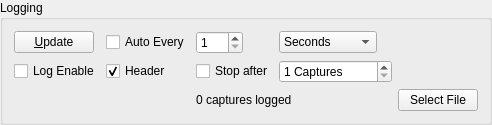
           <widget class="QGroupBox" name="groupBox_3">
            <property name="title">
             <string>Logging</string>
            </property>
            <layout class="QGridLayout" name="gridLayout_5">
             <item row="0" column="0">
              <widget class="QPushButton" name="measUpdate">
               <property name="sizePolicy">
                <sizepolicy hsizetype="Fixed" vsizetype="Fixed">
                 <horstretch>0</horstretch>
                 <verstretch>0</verstretch>
                </sizepolicy>
               </property>
               <property name="toolTip">
                <string>Manually update measurements (will write a log record if logging is enabled)</string>
               </property>
               <property name="text">
                <string>&amp;Update</string>
               </property>
              </widget>
             </item>
             <item row="0" column="1">
              <widget class="QCheckBox" name="autoUpdate">
               <property name="sizePolicy">
                <sizepolicy hsizetype="Fixed" vsizetype="Fixed">
                 <horstretch>0</horstretch>
                 <verstretch>0</verstretch>
                </sizepolicy>
               </property>
               <property name="toolTip">
                <string>Automatic update on time schedule to the right</string>
               </property>
               <property name="statusTip">
                <string/>
               </property>
               <property name="text">
                <string>Auto Every</string>
               </property>
              </widget>
             </item>
             <item row="0" column="2">
              <widget class="QSpinBox" name="upInterval">
               <property name="sizePolicy">
                <sizepolicy hsizetype="Fixed" vsizetype="Fixed">
                 <horstretch>0</horstretch>
                 <verstretch>0</verstretch>
                </sizepolicy>
               </property>
               <property name="toolTip">
                <string>Time for auto measure (untis to the right)</string>
               </property>
               <property name="minimum">
                <number>1</number>
               </property>
               <property name="maximum">
                <number>999</number>
               </property>
              </widget>
             </item>
             <item row="0" column="3">
              <widget class="QComboBox" name="updTimeScale">
               <property name="sizePolicy">
                <sizepolicy hsizetype="Fixed" vsizetype="Fixed">
                 <horstretch>0</horstretch>
                 <verstretch>0</verstretch>
                </sizepolicy>
               </property>
               <property name="toolTip">
                <string>Units for auto measure time (to the left)</string>
               </property>
               <property name="currentIndex">
                <number>1</number>
               </property>
               <item>
                <property name="text">
                 <string>Milliseconds</string>
                </property>
               </item>
               <item>
                <property name="text">
                 <string>Seconds</string>
                </property>
               </item>
               <item>
                <property name="text">
                 <string>Minutes</string>
                </property>
               </item>
               <item>
                <property name="text">
                 <string>Hours</string>
                </property>
               </item>
              </widget>
             </item>
             <item row="1" column="0">
              <widget class="QCheckBox" name="measLogEnable">
               <property name="enabled">
                <bool>true</bool>
               </property>
               <property name="toolTip">
                <string>When checked, any measurement (auto or manual) will append a record to the open log file</string>
               </property>
               <property name="text">
                <string>Log Enable</string>
               </property>
              </widget>
             </item>
             <item row="1" column="1">
              <widget class="QCheckBox" name="measlogheader">
               <property name="toolTip">
                <string>Check this box to get a header row written to new files only.</string>
               </property>
               <property name="text">
                <string>Header</string>
               </property>
               <property name="checked">
                <bool>true</bool>
               </property>
              </widget>
             </item>
             <item row="1" column="2">
              <widget class="QCheckBox" name="mlogstop">
               <property name="toolTip">
                <string>Check to turn off logging after a certain number of samples</string>
               </property>
               <property name="text">
                <string>Stop after</string>
               </property>
              </widget>
             </item>
             <item row="1" column="3">
              <widget class="QSpinBox" name="mlogrepeat">
               <property name="enabled">
                <bool>true</bool>
               </property>
               <property name="sizePolicy">
                <sizepolicy hsizetype="Fixed" vsizetype="Fixed">
                 <horstretch>0</horstretch>
                 <verstretch>0</verstretch>
                </sizepolicy>
               </property>
               <property name="toolTip">
                <string>Number of samples to take before stopping logging</string>
               </property>
               <property name="suffix">
                <string> Captures</string>
               </property>
               <property name="prefix">
                <string/>
               </property>
               <property name="minimum">
                <number>1</number>
               </property>
               <property name="maximum">
                <number>65535</number>
               </property>
              </widget>
             </item>
             <item row="2" column="4">
              <widget class="QPushButton" name="mlogfileselect">
               <property name="sizePolicy">
                <sizepolicy hsizetype="Fixed" vsizetype="Fixed">
                 <horstretch>0</horstretch>
                 <verstretch>0</verstretch>
                </sizepolicy>
               </property>
               <property name="toolTip">
                <string>Select log file (must select before enabling logging)</string>
               </property>
               <property name="text">
                <string>Select File</string>
               </property>
              </widget>
             </item>
             <item row="2" column="0" colspan="2">
              <widget class="QLabel" name="mlogfilename">
               <property name="sizePolicy">
                <sizepolicy hsizetype="Minimum" vsizetype="Preferred">
                 <horstretch>0</horstretch>
                 <verstretch>0</verstretch>
                </sizepolicy>
               </property>
               <property name="text">
                <string/>
               </property>
               <property name="wordWrap">
                <bool>true</bool>
               </property>
               <property name="textInteractionFlags">
                <set>Qt::LinksAccessibleByMouse|Qt::TextSelectableByKeyboard|Qt::TextSelectableByMouse</set>
               </property>
              </widget>
             </item>
             <item row="2" column="2" colspan="2">
              <widget class="QLabel" name="captureCount">
               <property name="text">
                <string>0 captures logged</string>
               </property>
              </widget>
             </item>
            </layout>
           </widget>
